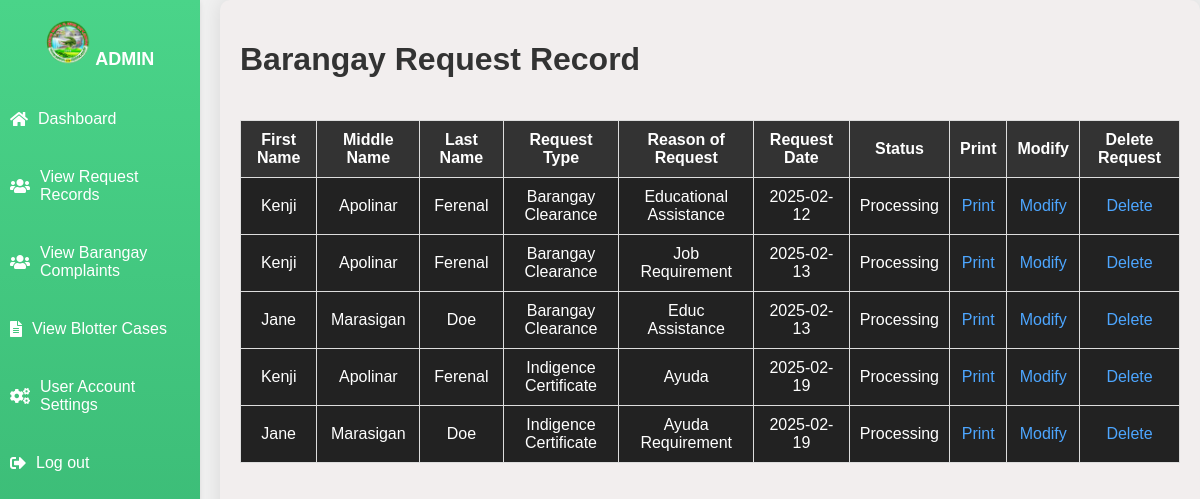
/admindashboard/view_req_records.php (signed in), run on an earlier commit of the app's database.
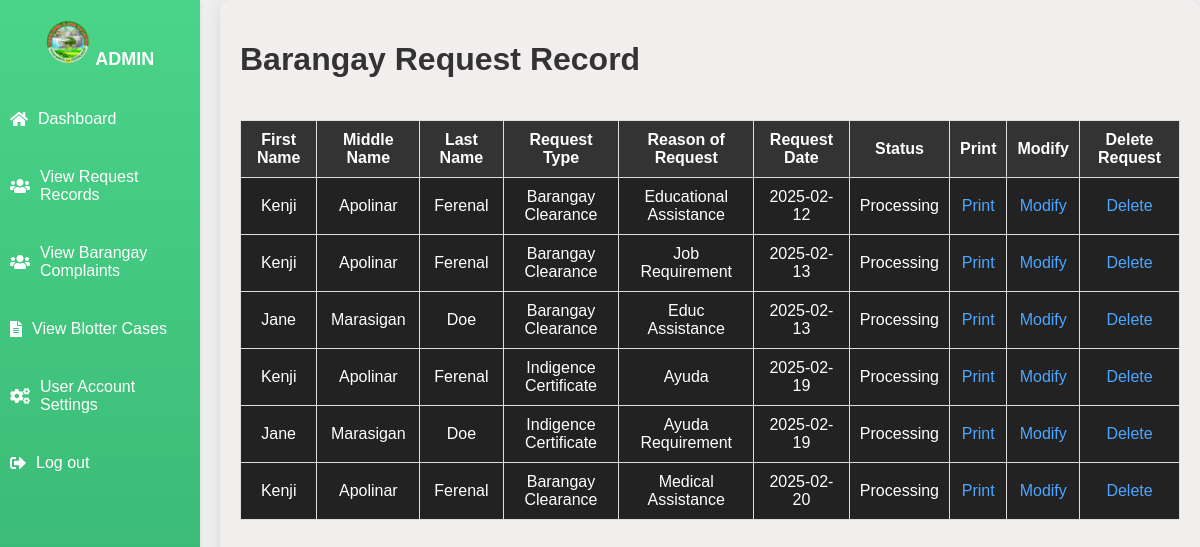
And on a later commit of the database.
### tables this page shows
CREATE TABLE `request_records` (
  `R_ID` int(11) NOT NULL,
  `RF_Name` varchar(255) NOT NULL,
  `RM_Name` varchar(255) NOT NULL,
  `RL_Name` varchar(255) NOT NULL,
  `Email` varchar(255) NOT NULL,
  `Request_Type` varchar(255) DEFAULT NULL,
  `Request_Reason` varchar(255) NOT NULL,
  `R_Date` date NOT NULL,
  `Status` varchar(11) DEFAULT NULL
);

### admindashboard/view_req_records.php (the view, shortened to what this page needs)
<?php
    $servername = "localhost";
    $username = "root";
    $password = "";
    $database = "records_management_system_db";
    $conn = new mysqli($servername, $username, $password, $database);
    $sql = "SELECT * FROM request_records";
?>
<!DOCTYPE html>
<html lang="en">
<head>
  <link rel="stylesheet" href="https://cdnjs.cloudflare.com/ajax/libs/font-awesome/5.15.4/css/all.min.css">
</head>
<body>
  <div class="sidebar">
    <div class="logo">
    <img src="../assets/pics/logo.png" alt="Logo">
      <span>Admin</span>
    </div>
    <ul>
      <li><a href="admindashboard.php">
        <i class="fas fa-home"></i>
        <span>Dashboard</span>
      </a></li>
      <li><a href="view_req_records.php">
        <i class="fas fa-users"></i>
        <span>View Request Records</span>
      </a></li>
      <li><a href="view_complaints.php">
        <i class="fas fa-users"></i>
        <span>View Barangay Complaints</span>
      </a></li>
      <li><a href="view_blotter.php">
        <i class="fas fa-file-alt"></i>
        <span>View Blotter Cases</span>
      </a></li>
      <li><a href="account_settings.php">
        <i class="fas fa-cogs"></i>
        <span>User Account Settings</span>
      </a></li>
      <li><a href="logout.php">
        <i class="fas fa-sign-out-alt"></i>
        <span>Log out</span>
      </a></li>
    </ul>
  </div>
  <div class="main">
    <div class="main-top">
      <h1>Barangay Request Record</h1>
    </div>
    <?php
    function viewRequestRecords($conn, $sql)
    {
        $row = "";
      if($query = mysqli_query($conn, $sql)) {
        if(mysqli_num_rows($query) > 0){
            while($result = mysqli_fetch_array($query)){
                $R_ID = $result['R_ID'];
                $RF_Name = $result ['RF_Name'];
                $RM_Name = $result ['RM_Name'];
                $RL_Name = $result ['RL_Name'];
                $Request_Type = $result['Request_Type'];
                $Request_Reason = $result['Request_Reason'];
                $R_Date = $result['R_Date'];
                $Status = $result['Status'];
                $row .= "<tr>
                    <td>$RF_Name</td>
                    <td>$RM_Name</td>
                    <td>$RL_Name</td>
                    <td>$Request_Type</td>
                    <td>$Request_Reason</td>
                    <td>$R_Date</td>
                    <td>$Status</td>
                    <td><a href='generate_pdf.php?R_ID=$R_ID' target='_blank'>Print</a></td>
                    <td><a href=''>Modify</a></td>
                    <td><a onclick='confirmDeletionR($R_ID)'>Delete</a></td>
                    </tr>";
                }
            }
        }
        return $row;
    }
$s = viewRequestRecords($conn, $sql);
    echo "<table>
    <tr>
      <th>First Name</th>
      <th>Middle Name</th>
      <th>Last Name</th>
      <th>Request Type</th>
      <th>Reason of Request</th>
      <th>Request Date</th>
      <th>Status</th>
      <th>Print</th>
      <th>Modify</th>
      <th>Delete Request</th>
    </tr>".$s."
    </table>";
    ?></div>
  </body>
</html>

What changed in the data, as far as the page shows it:
added request_records: RF_Name "Kenji", RM_Name "Apolinar", RL_Name "Ferenal", Request_Type "Barangay Clearance", Request_Reason "Medical Assistance", R_Date "2025-02-20", Status "Processing"
